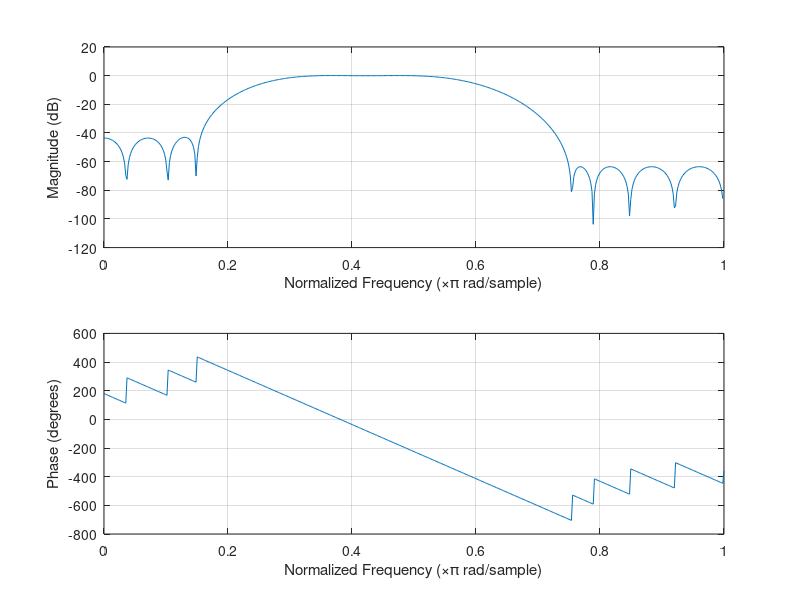

Here is the MATLAB script that generated this plot:
% FIR Filter Example Requirements:
% Stopband edge 1: 500Hz, Passband edge 1: 1500 Hz, Passband edge 2: 2000 Hz, Stopband edge 2: 3000 Hz, Sampling frequency: 8000 Hz
% Pass-band ripple <= 0.01, Stopband ripple from 0 to 500Hz <= 0.01, Stopband ripple from 3000 to 4000Hz <= 0.001
% by Mohammad Adil Faizi

Stopband_edge_1 = 500; 
Passband_edge1 = 1500; 
Passband_edge_2 = 2000; 
Stopband_edge_2 = 3000; 
Sampling_frequency = 8000; 

Frequency = [Stopband_edge_1 Passband_edge1 Passband_edge_2 Stopband_edge_2]; 

Amplitude = [0 1 0]; % tells the FIR that the amplitude between 500 to 3000 is 1. 

Dev = [0.01 0.01 0.001]; 

[N, F, A, W] = firpmord(Frequency, Amplitude, Dev, Sampling_frequency); 

h = firpm(N, F, A, W); 

% The filter coefficients for the bandpass FIR Filter. 
fprintf("Filter Coefficients:\n"); 
disp(h); 

fprintf("Filter Length %d", N); 

freqz(h,1); 


